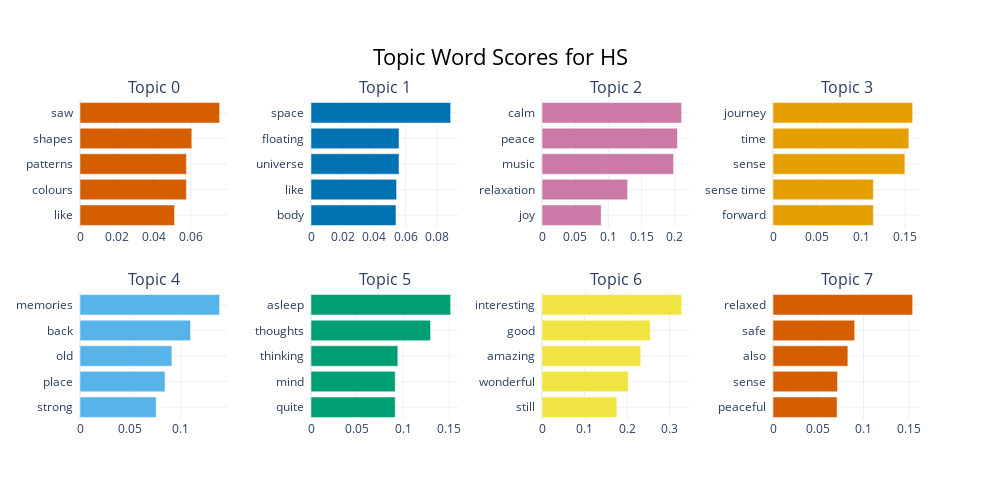

Write notebook code for a chart like this one.
### Code cell
topic_model.visualize_barchart(title=f'Topic Word Scores for {condition}',autoscale=True)

### Figure 1 — Plotly figure (JSON) as saved in the notebook; plotly's stock layout.template omitted (floating-point values rounded to 4 significant figures)
{"data": [{"marker": {"color": "#D55E00"}, "orientation": "h", "type": "bar", "x": [0.05122, 0.05763, 0.05763, 0.06057, 0.07564], "xaxis": "x", "y": ["like  ", "colours  ", "patterns  ", "shapes  ", "saw  "], "yaxis": "y"}, {"marker": {"color": "#0072B2"}, "orientation": "h", "type": "bar", "x": [0.05389, 0.05427, 0.05582, 0.05582, 0.08856], "xaxis": "x2", "y": ["body  ", "like  ", "universe  ", "floating  ", "space  "], "yaxis": "y2"}, {"marker": {"color": "#CC79A7"}, "orientation": "h", "type": "bar", "x": [0.08912, 0.129, 0.1982, 0.2041, 0.2103], "xaxis": "x3", "y": ["joy  ", "relaxation  ", "music  ", "peace  ", "calm  "], "yaxis": "y3"}, {"marker": {"color": "#E69F00"}, "orientation": "h", "type": "bar", "x": [0.1139, 0.1139, 0.1497, 0.1542, 0.1585], "xaxis": "x4", "y": ["forward  ", "sense time  ", "sense  ", "time  ", "journey  "], "yaxis": "y4"}, {"marker": {"color": "#56B4E9"}, "orientation": "h", "type": "bar", "x": [0.07562, 0.08439, 0.09118, 0.1096, 0.1385], "xaxis": "x5", "y": ["strong  ", "place  ", "old  ", "back  ", "memories  "], "yaxis": "y5"}, {"marker": {"color": "#009E73"}, "orientation": "h", "type": "bar", "x": [0.09135, 0.09135, 0.09419, 0.1297, 0.1515], "xaxis": "x6", "y": ["quite  ", "mind  ", "thinking  ", "thoughts  ", "asleep  "], "yaxis": "y6"}, {"marker": {"color": "#F0E442"}, "orientation": "h", "type": "bar", "x": [0.1761, 0.2029, 0.2323, 0.2547, 0.3285], "xaxis": "x7", "y": ["still  ", "wonderful  ", "amazing  ", "good  ", "interesting  "], "yaxis": "y7"}, {"marker": {"color": "#D55E00"}, "orientation": "h", "type": "bar", "x": [0.07079, 0.07131, 0.08269, 0.09022, 0.1542], "xaxis": "x8", "y": ["peaceful  ", "sense  ", "also  ", "safe  ", "relaxed  "], "yaxis": "y8"}], "layout": {"annotations": [{"font": {"size": 16}, "showarrow": false, "text": "Topic 0", "x": 0.0875, "xanchor": "center", "xref": "paper", "y": 1, "yanchor": "bottom", "yref": "paper"}, {"font": {"size": 16}, "showarrow": false, "text": "Topic 1", "x": 0.3625, "xanchor": "center", "xref": "paper", "y": 1, "yanchor": "bottom", "yref": "paper"}, {"font": {"size": 16}, "showarrow": false, "text": "Topic 2", "x": 0.6375, "xanchor": "center", "xref": "paper", "y": 1, "yanchor": "bottom", "yref": "paper"}, {"font": {"size": 16}, "showarrow": false, "text": "Topic 3", "x": 0.9125, "xanchor": "center", "xref": "paper", "y": 1, "yanchor": "bottom", "yref": "paper"}, {"font": {"size": 16}, "showarrow": false, "text": "Topic 4", "x": 0.0875, "xanchor": "center", "xref": "paper", "y": 0.4, "yanchor": "bottom", "yref": "paper"}, {"font": {"size": 16}, "showarrow": false, "text": "Topic 5", "x": 0.3625, "xanchor": "center", "xref": "paper", "y": 0.4, "yanchor": "bottom", "yref": "paper"}, {"font": {"size": 16}, "showarrow": false, "text": "Topic 6", "x": 0.6375, "xanchor": "center", "xref": "paper", "y": 0.4, "yanchor": "bottom", "yref": "paper"}, {"font": {"size": 16}, "showarrow": false, "text": "Topic 7", "x": 0.9125, "xanchor": "center", "xref": "paper", "y": 0.4, "yanchor": "bottom", "yref": "paper"}], "height": 500, "hoverlabel": {"bgcolor": "white", "font": {"family": "Rockwell", "size": 16}}, "showlegend": false, "title": {"font": {"color": "Black", "size": 22}, "text": "Topic Word Scores for HS", "x": 0.5, "xanchor": "center", "yanchor": "top"}, "width": 1000, "xaxis": {"anchor": "y", "domain": [0, 0.175], "showgrid": true}, "xaxis2": {"anchor": "y2", "domain": [0.275, 0.45], "showgrid": true}, "xaxis3": {"anchor": "y3", "domain": [0.55, 0.725], "showgrid": true}, "xaxis4": {"anchor": "y4", "domain": [0.825, 1], "showgrid": true}, "xaxis5": {"anchor": "y5", "domain": [0, 0.175], "showgrid": true}, "xaxis6": {"anchor": "y6", "domain": [0.275, 0.45], "showgrid": true}, "xaxis7": {"anchor": "y7", "domain": [0.55, 0.725], "showgrid": true}, "xaxis8": {"anchor": "y8", "domain": [0.825, 1], "showgrid": true}, "yaxis": {"anchor": "x", "domain": [0.6, 1], "showgrid": true}, "yaxis2": {"anchor": "x2", "domain": [0.6, 1], "showgrid": true}, "yaxis3": {"anchor": "x3", "domain": [0.6, 1], "showgrid": true}, "yaxis4": {"anchor": "x4", "domain": [0.6, 1], "showgrid": true}, "yaxis5": {"anchor": "x5", "domain": [0, 0.4], "showgrid": true}, "yaxis6": {"anchor": "x6", "domain": [0, 0.4], "showgrid": true}, "yaxis7": {"anchor": "x7", "domain": [0, 0.4], "showgrid": true}, "yaxis8": {"anchor": "x8", "domain": [0, 0.4], "showgrid": true}}}
